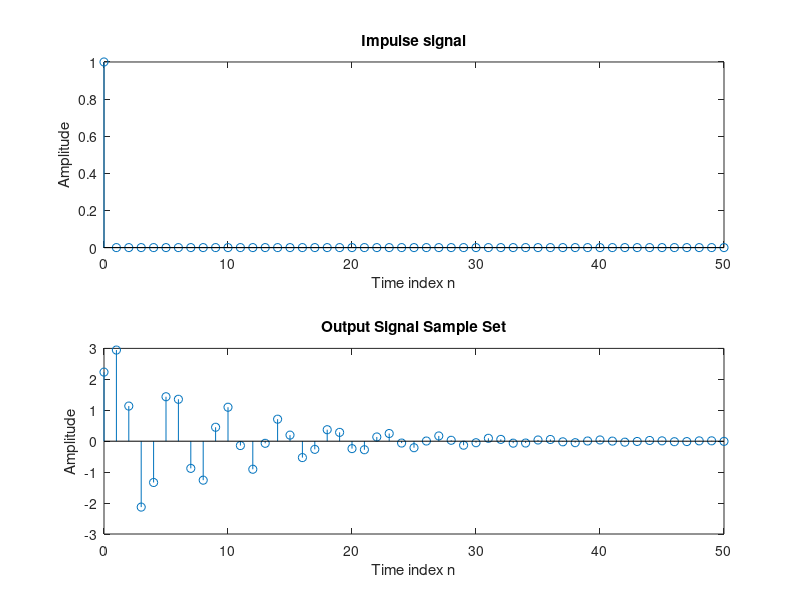

Source code (MATLAB):
clear;clf;
% steps given
N=50;
n=0:N;
%creteing impulse signal
s= [1 zeros(1,N)];
%creating fucntion
num=[2.2333 2.5 2.3333];
den=[1 -0.2 0.8];
y=filter(num,den,s);

[H, T]=impz(num,den);

figure(1);
subplot(2,1,1);
stem(n,s);
axis([0,N,0,1]);
xlabel('Time index n');
ylabel('Amplitude');
title ('Impulse signal');

subplot(2,1,2);
stem(T,H);
xlim ([0 N])
xlabel('Time index n');
ylabel('Amplitude');
title ('Output Signal Sample Set');
